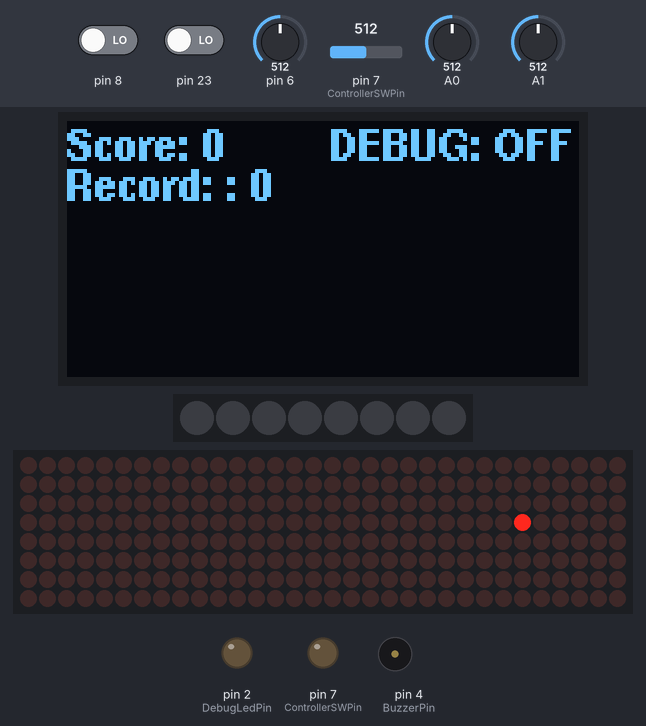
A sketch run on a simulated Arduino Uno, built with avr-gcc and run on an emulated ATmega328P. Shown: 128×64 one-colour display, 8 RGB LEDs in strip order, left to right, 32×8 LED matrix, output pins drawn as LEDs (lit = HIGH), buzzer (waves = sounding, pin HIGH). The test bench sets the inputs (shaded band); at power-on: A0 = 512, pin 6 = 512, pin 7 (ControllerSWPin) = 512, pin 8 LOW, A1 = 512, pin 23 LOW. Random numbers use the default seed unless the sketch sets one.

Above: at 1.3 s.
1.4 s: A0 set to 610
At 2.8 s:
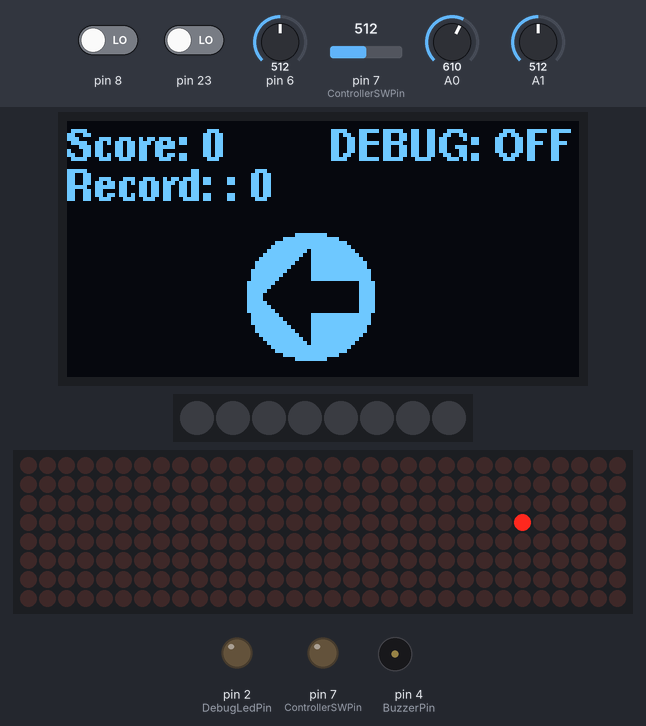
3.1 s: A0 set to 587
At 4.1 s:
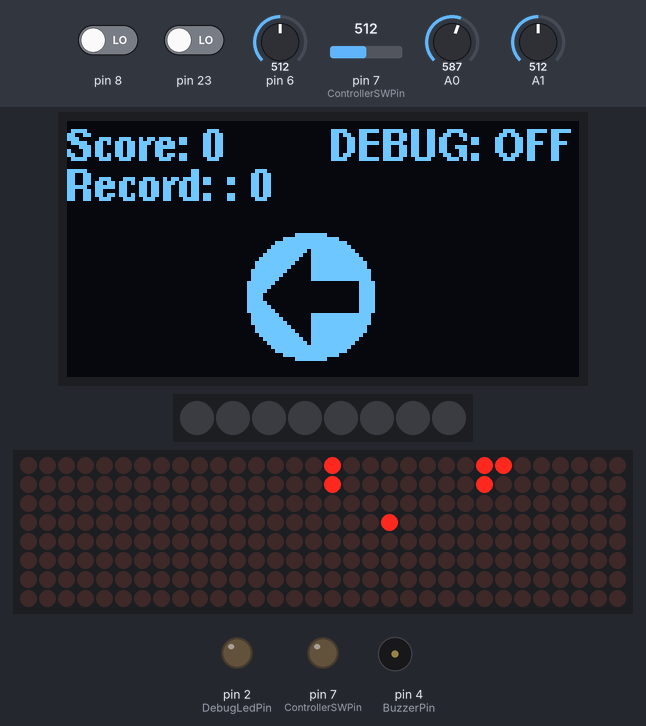
At 8.0 s:
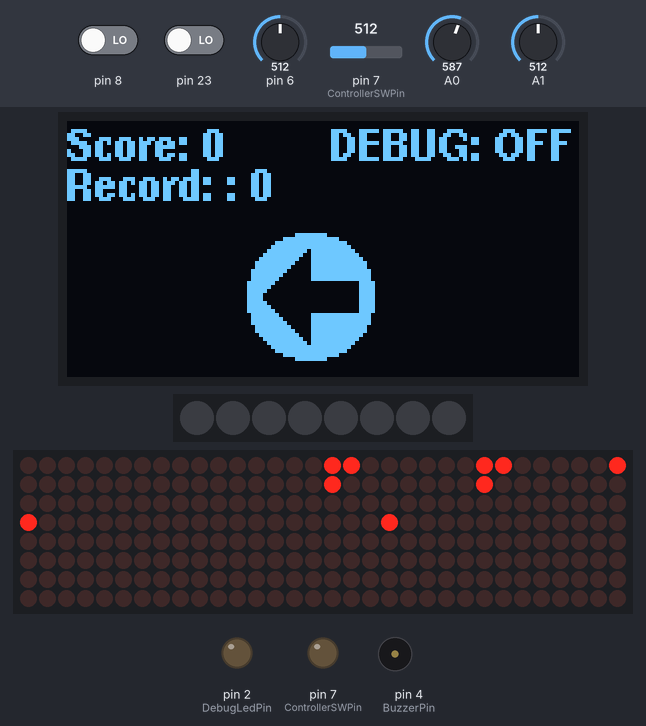
Timing chart, 0 to 9.5 s (numbered marks = the images above; inputs shaded):
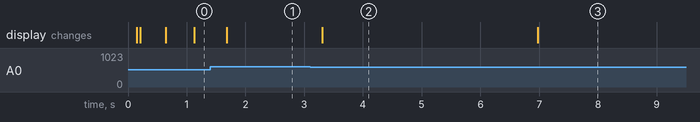

The sketch:

Snake.ino
```cpp
///////////////////////
//   tw_seer67875   //
//////////////////////
#include <U8g2lib.h>
#include <Adafruit_NeoPixel.h>
#include <LedControl.h>
#include <ArduinoSTL.h>
#include <vector>

//init MAX7219 LedControl obj
LedControl lc = LedControl(12,11,10,4);

U8G2_SH1106_128X64_NONAME_1_HW_I2C u8g2(U8G2_R0, U8X8_PIN_NONE);

//init strip obj
Adafruit_NeoPixel strip(8, 6, NEO_GRB + NEO_KHZ800);

//DEBUG MODE
boolean DebugMod = false;

//Controller DEBUG String
char ControllerDebugUp[] = "UP";
char ControllerDebugDown[] = "DOWN";
char ControllerDebugLeft[] = "LEFT";
char ControllerDebugRight[] = "RIGHT";

//Controller Play Icon
char ControllerUp[] = "\u0047";
char ControllerDown[] = "\u0044";
char ControllerLeft[] = "\u0046";
char ControllerRight[] = "\u0045";

int8_t ControllerLiveState = 0;

//Controller Value
int16_t ControllerXValue = 0;
int16_t ControllerYValue = 0;

//Controller SW pin
int8_t ControllerSWPin = 7;

//Debug led pin
int8_t DebugLedPin = 2;

int8_t BuzzerPin = 4;

//Snake score & record
short score = 0;
short highest_record = 0;

struct food {
  int8_t piece;
  int8_t x;
  int8_t z;
} randomFood;

struct snake {
  int8_t piece;
  int8_t x;
  int8_t z;
};

std::vector<snake> snakePathSet;

void setup() {
  Serial.begin(9600);
  initPinMode();
  initOLEDDisplay();
  initRGBLed();
  initSnakeGame();
  lc.setLed(randomFood.piece, randomFood.x, randomFood.z, true);

}

void loop() {
  if(digitalRead(7) == 1){
    DebugMod = !DebugMod;
    if(DebugMod){
      digitalWrite(DebugLedPin, HIGH);
    }
    else{
      digitalWrite(DebugLedPin, LOW);
    }
  }

  ControllerLiveState = getPS2Controller();

  moveSnake();
  drawSnake();

  drawScoreboard();
}

//init all in & out pin
void initPinMode(){
  pinMode(ControllerSWPin, OUTPUT);
  pinMode(DebugLedPin, OUTPUT);
  pinMode(BuzzerPin, OUTPUT);
}

//init OLED display
void initOLEDDisplay(){
  u8g2.setColorIndex(1);
  u8g2.begin();
  u8g2.enableUTF8Print();
}

//init RGB Led
void initRGBLed(){
  strip.begin();
  strip.show();
}

//draw OLED display
void drawScoreboard(){
  u8g2.firstPage();
  do {
    draw();
  } while (u8g2.nextPage());
}

//draw OLED display logic part
void draw(){
  u8g2.clearBuffer();
  u8g2.setFont(u8g2_font_helvB08_tr);
  drawDisplayFont(0, 10, "Score: ", String(score));
  drawDisplayFont(0, 20, "Record: : ", String(highest_record));

  if(DebugMod){
    drawDisplayFont(70, 10, "DEBUG: ", "ON");
    drawDisplayFont(0, 30, "Controller Details", "");
    drawDisplayFont(0, 40, "Controller: : ", getControllerDebugString(ControllerLiveState));
    drawDisplayFont(0, 50, "ControllerValueX: ", String(ControllerXValue));
    drawDisplayFont(0, 60, "ControllerValueY: ", String(ControllerYValue));
    return;
  }

  drawDisplayFont(66, 10, "DEBUG: ", "OFF");
  u8g2.setFont(u8g2_font_open_iconic_arrow_4x_t);
  drawDisplayFont(45, 60, getControllerIconString(ControllerLiveState), "");

  u8g2.sendBuffer();
}

//draw display font function
void drawDisplayFont(byte drawX, byte drawY, String message, String value){
  u8g2.setCursor(drawX, drawY);
  u8g2.print(message);
  u8g2.print(value);
}

//return Controller state
int8_t getPS2Controller(){
  ControllerXValue = analogRead(0);
  ControllerYValue = analogRead(1);
  if(ControllerXValue < 400) {
    return 1;
  }
  if(ControllerXValue > 600) {
    return 2;
  }
  if(ControllerYValue < 400) {
    return 3;
  }
  if(ControllerYValue > 600) {
    return 4;
  }
}

//return Controller Debug direction message
const char* getControllerDebugString(int8_t ControllerState){
  switch(ControllerState){
    case 1:{
      return ControllerDebugRight;
      break;
    }
    case 2:{
      return ControllerDebugLeft;
      break;
    }
    case 3:{
      return ControllerDebugUp;
      break;
    }
    case 4:{
      return ControllerDebugDown;
      break;
    }
  }
}

//return Controller direction icon message
const char* getControllerIconString(int8_t ControllerState){
  switch(ControllerState){
    case 1:{
      return ControllerLeft;
      break;
    }
    case 2:{
      return ControllerRight;
      break;
    }
    case 3:{
      return ControllerUp;
      break;
    }
    case 4:{
      return ControllerDown;
      break;
    }
  }
}

void initLEDMatrix(){
  for(int8_t i = 0; i != 4; i++){
    lc.shutdown(i, false);
    lc.setIntensity(i, 8);
    lc.clearDisplay(i);
  }
}

//init SnakeGame log
void initSnakeGame(){
  initLEDMatrix();

  delay(100);

  initRandomFood();

  struct snake snakePath1 = {1, 3, 5};
  struct snake snakePath2 = {1, 3, 4};
  struct snake snakePath3 = {1, 3, 3};

  snakePathSet.push_back(snakePath1);
  snakePathSet.push_back(snakePath2);
  snakePathSet.push_back(snakePath3);

}

void initRandomFood(){
  randomSeed(analogRead(A3));
  randomFood.piece = random(4);
  randomFood.x = random(8);
  randomFood.z = random(8);
}

void drawSnake(){
  for(int8_t i = 0; i != 4; i++){
    lc.clearDisplay(i);
  }
  for (auto const& snake_loc : snakePathSet) {
    lc.setLed(snake_loc.piece, snake_loc.x, snake_loc.z, true);
  }
  lc.setLed(randomFood.piece, randomFood.x, randomFood.z, true);
}

void moveSnake(){
  moveSnakeHead();
  snakePathSet.erase(snakePathSet.begin());
}

void moveSnakeHead(){
  int8_t piece = snakePathSet.back().piece;
  int8_t x = snakePathSet.back().x;
  int8_t z = snakePathSet.back().z;

  if(randomFood.piece == piece && randomFood.x == x && randomFood.z == z){
    initRandomFood();
    score = score + 1;
    initSankeTmp(piece, x ,z);
    digitalWrite(BuzzerPin, HIGH);
    delay(50);
    digitalWrite(BuzzerPin, LOW);
  }

  switch(ControllerLiveState){
    case 1:{
      x = x - 1;
      if(x == -1){
        x = 7;
      }
      initSankeTmp(piece, x, z);
      break;
    }
    case 2:{
      x = x + 1;
      if(x == 8){
        x = 0;
      }
      initSankeTmp(piece, x, z);
      break;
    }
    case 3:{
      z = z - 1;
      if(z == -1){
        piece = piece + 1;
        if(piece == 4){
            piece = 0;
        }
        z = 7;
      }
      initSankeTmp(piece, x, z);
      break;
    }
    case 4:{
      z = z + 1;
      if(z == 8){
        piece = piece - 1;
        if(piece == -1){
          piece = 3;
        }
        z = 0;
      }
      initSankeTmp(piece, x, z);
      break;
    }
  }
}

snake initSankeTmp(int piece, int x, int z){
    snake tmp;
    tmp.piece = piece;
    tmp.x = x;
    tmp.z = z;
    snakePathSet.push_back(tmp);
}
```

Measured:
- the behaviour switches between 601 and 600 on A0 (found by bisection; images 1 and 2)
- after the input at 3.1 s, the display: changes after 0.21 s (image 2)
- what the display in image 2 shows lasts 3.7 s, from 3.3 s to 7.0 s
